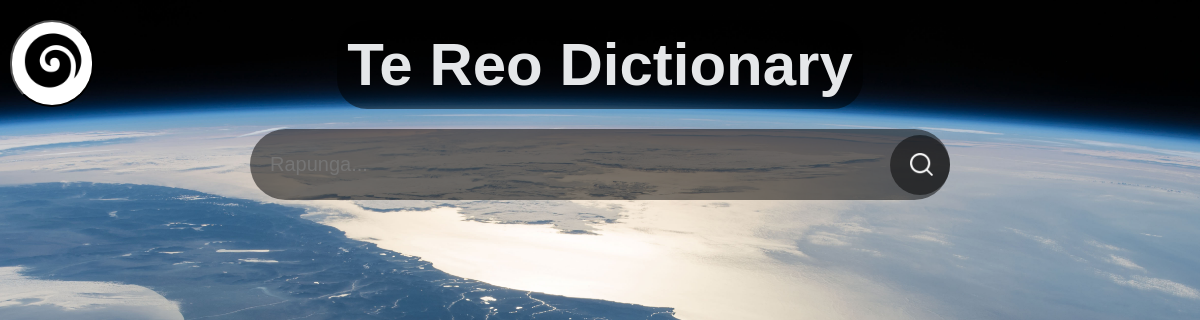
The app's page /words/Culture-Religion, older data.
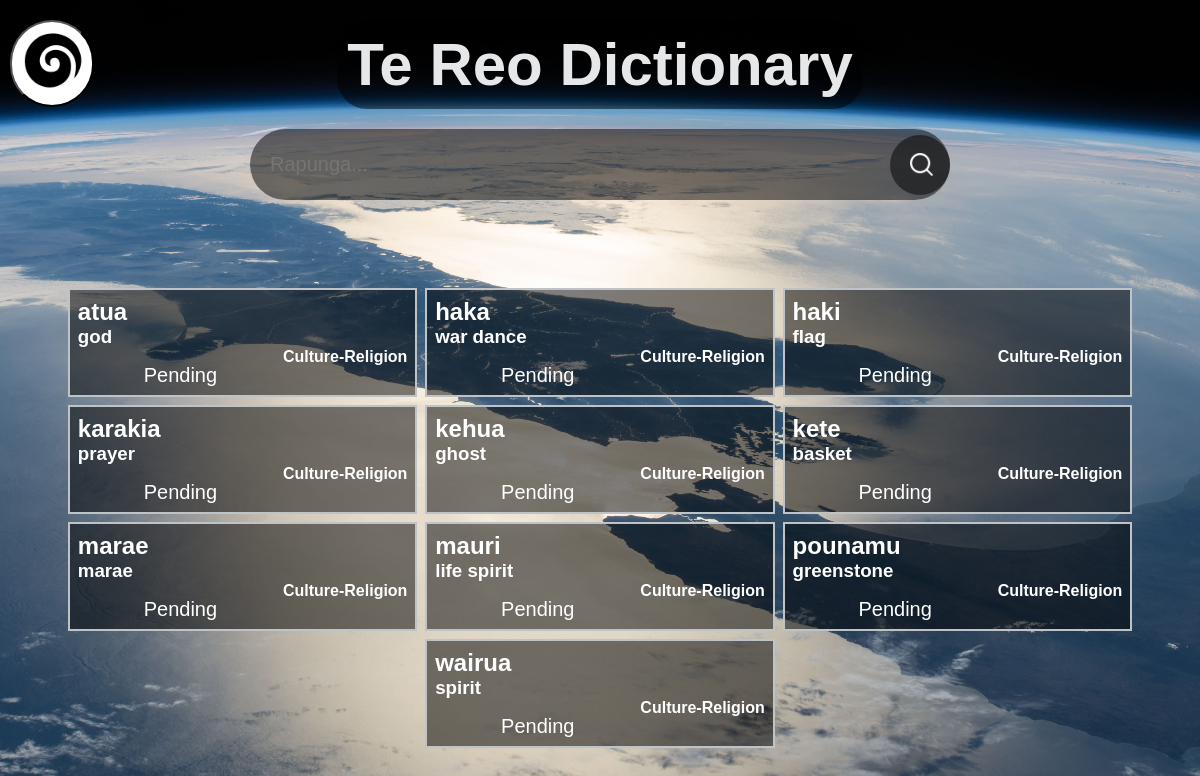
The same page, newer data.
### tables this page shows
CREATE TABLE "FullDictionary"
(
    id         integer not null
        constraint FullDictionary_pk
            primary key autoincrement,
    Maori      varchar(25),
    English    varchar(30),
    Category   varchar(50),
    Definition varchar(150),
    YearLevel  int(2)
, cat_id integer);

### app.py (the view)
@app.route('/words/<Category>')
def render_dictionary_categories(Category):
    con = create_connection(DATABASE)
    query = "SELECT Maori, English, Category, Definition, YearLevel FROM FullDictionary WHERE Category=?"
    cur = con.cursor()
    cur.execute(query, (Category,))
    dictionary = cur.fetchall()
    con.close()
    print(dictionary)
    return render_template('words.html', dictionary=dictionary)

### app.py (called while the page is built)
def create_connection(db_file):
    try:
        connection = sqlite3.connect(db_file)
        return(connection)
    except Error as e:
        print(e)
    return None

### templates/words.html
{% extends 'base.html' %}
{% block search %}
        <form method="POST" action="/search" class="search-bar-nonhome">
            <input type="text" placeholder="Rapunga..." name="search" id="search">
        <button type="submit"><img src="/static/images/search.png"></button>
    </form>
{% endblock %}
{% block main %}
    <div class="dictionary">
        {% for words in dictionary %}
            <div class="word-box">
                <div class="word-box-word">
                    <h2>{{ words[0] }}</h2>
                    <h3>{{ words[1] }}</h3>
                    <h4 style="float:right">{{ words[2] }}</h4>
                </div>
                <div class="word-box-definition">
                    <p>{{ words[3] }}</p>
                </div>
            </div>
        {% endfor %}
    </div>
{% endblock  %}

Row changes from the older to the newer data that the page shows:
now on this page (row edited): FullDictionary: Maori "atua", English "god", Category "Culture-Religion", Definition "Pending"
now on this page (row edited): FullDictionary: Maori "haka", English "war dance", Category "Culture-Religion", Definition "Pending"
now on this page (row edited): FullDictionary: Maori "haki", English "flag", Category "Culture-Religion", Definition "Pending"
now on this page (row edited): FullDictionary: Maori "karakia", English "prayer", Category "Culture-Religion", Definition "Pending"
now on this page (row edited): FullDictionary: Maori "kehua", English "ghost", Category "Culture-Religion", Definition "Pending"
now on this page (row edited): FullDictionary: Maori "kete", English "basket", Category "Culture-Religion", Definition "Pending"
now on this page (row edited): FullDictionary: Maori "marae", English "marae", Category "Culture-Religion", Definition "Pending"
now on this page (row edited): FullDictionary: Maori "mauri", English "life spirit", Category "Culture-Religion", Definition "Pending"
now on this page (row edited): FullDictionary: Maori "pounamu", English "greenstone", Category "Culture-Religion", Definition "Pending"
now on this page (row edited): FullDictionary: Maori "wairua", English "spirit", Category "Culture-Religion", Definition "Pending"
